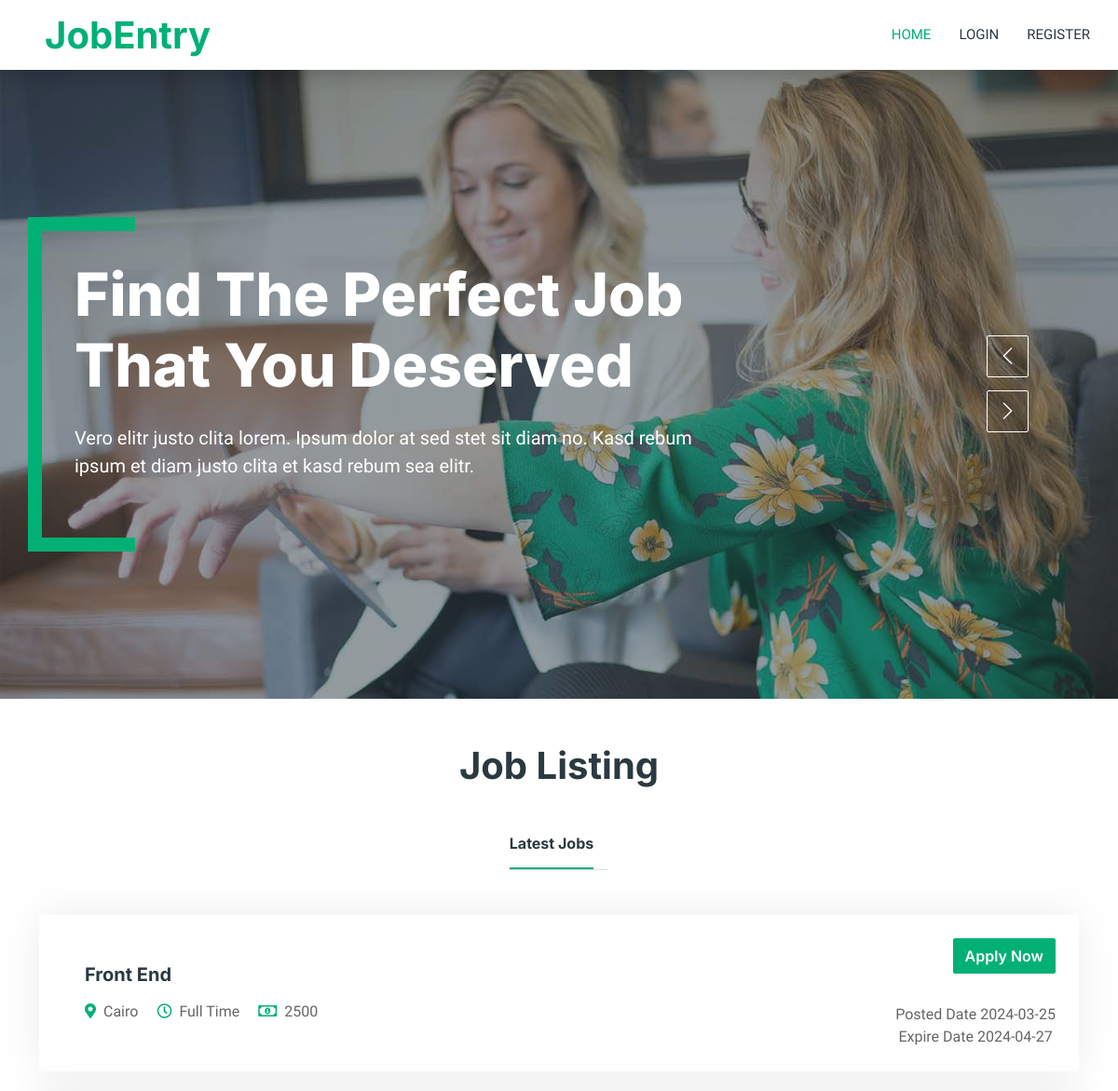
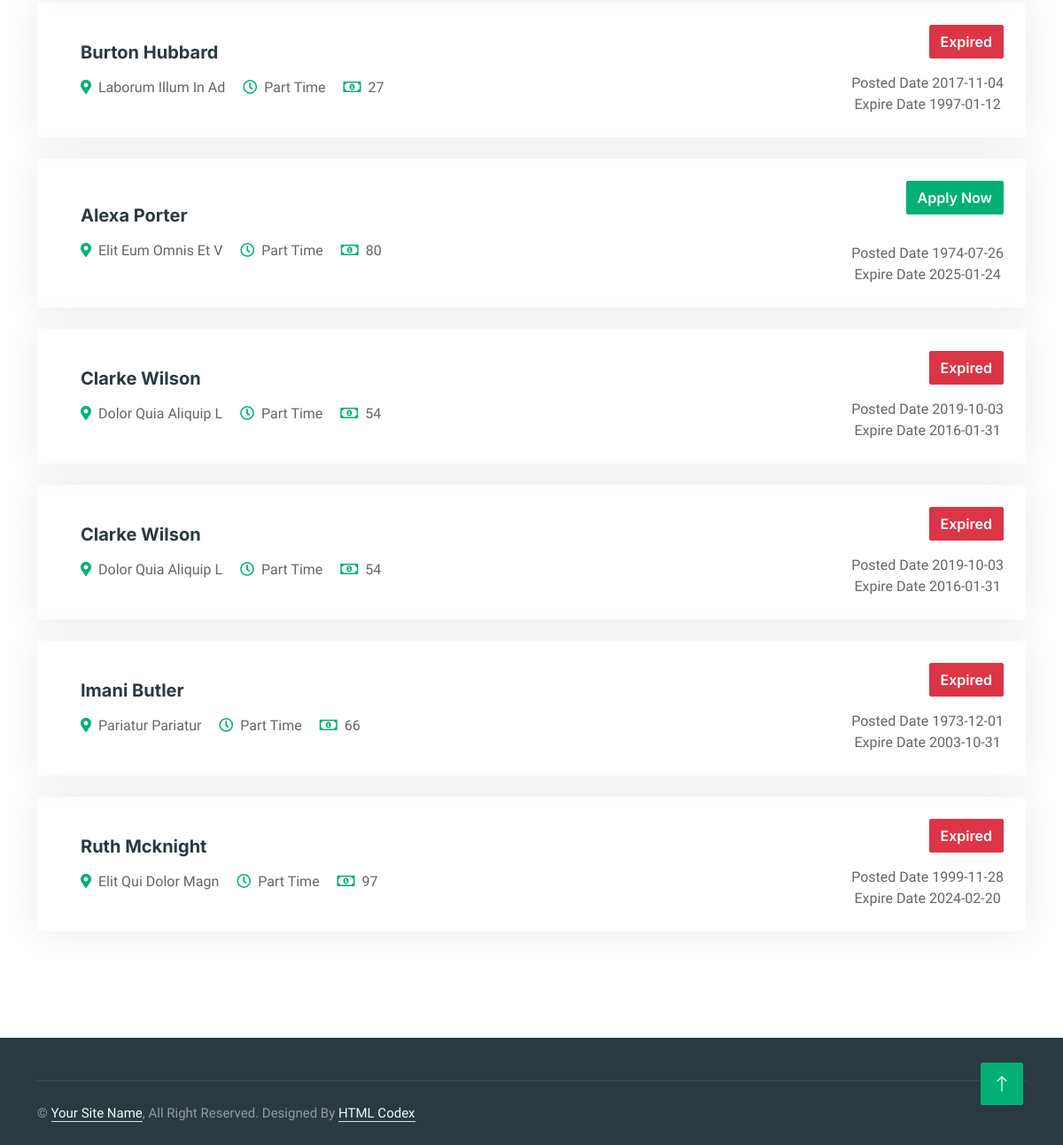
The page / on the database its author committed (2 pictures, top to bottom).
### tables this page shows
CREATE TABLE `jobs` (
  `id` int(11) NOT NULL,
  `job_title` varchar(255) NOT NULL,
  `location` varchar(255) NOT NULL,
  `start_date` date NOT NULL,
  `expire_date` date NOT NULL,
  `status` enum('active','closed') NOT NULL,
  `salary` int(11) NOT NULL,
  `type` enum('full time','part time') NOT NULL,
  `subject` varchar(255) NOT NULL,
  `comp_id` int(11) DEFAULT NULL
);

### index.php (the view, shortened to what this page needs)
<?php
require "head.php";
?>
<body>
    <div class="container-xxl bg-white p-0">
        <?php
        require "header.php";
        require "carosoul.php";
        ?>
        <div class="container-xxl py-5">
            <div class="container">
                <h1 class="text-center mb-5 wow fadeInUp" data-wow-delay="0.1s">Job Listing</h1>
                <div class="tab-class text-center wow fadeInUp" data-wow-delay="0.3s">
                    <ul class="nav nav-pills d-inline-flex justify-content-center border-bottom mb-5">
                        <li class="nav-item">
                            <a class="d-flex align-items-center text-start mx-3 ms-0 pb-3 active" data-bs-toggle="pill"
                                href="#tab-1">
                                <h6 class="mt-n1 mb-0">Latest Jobs</h6>
                            </a>
                        </li>
                    </ul>
                    <div class="tab-content">
                        <div id="tab-1" class="tab-pane fade show p-0 active">
                            <?php
                            require "connection_db.php";
                            $stmt = $pdo->prepare("SELECT * FROM jobs");
                            $stmt->execute();
                            $rows = $stmt->fetchAll(PDO::FETCH_ASSOC);
                            foreach ($rows as $row) {
                                echo '
                                <div class="job-item p-4 mb-4 text-capitalize">
                                    <div class="row g-4">
                                        <div class="col-sm-12 col-md-8 d-flex align-items-center">
                                            <div class="text-start ps-4">
                                                <h5 class="mb-3">' . $row['job_title'] . '</h5>
                                                <span class="text-truncate me-3"><i class="fa fa-map-marker-alt text-primary me-2"></i>' . $row['location'] . '</span>
                                                <span class="text-truncate me-3"><i class="far fa-clock text-primary me-2"></i>' . $row['type'] . '</span>
                                                <span class="text-truncate me-0"><i class="far fa-money-bill-alt text-primary me-2"></i>' . $row['salary'] . '</span>
                                            </div>
                                        </div>';
                                $expireTimestamp = strtotime($row['expire_date']);
                                $currentTimestamp = time();
                                if ($expireTimestamp < $currentTimestamp) {
                                    echo '<div class="col-sm-12 col-md-4 d-flex flex-column align-items-start align-items-md-end justify-content-center">
                                            <div class="d-flex mb-3">
                                                <a class="btn btn-danger" href="job-detail.php?id=' . $row['id'] . '">Expired</a>
                                            </div>';
                                } else {
                                    echo '<div class="col-sm-12 col-md-4 d-flex flex-column align-items-start align-items-md-end justify-content-center">
                                            <div class="d-flex mb-3">
                                            <div class="d-flex mb-3 ">
                                            <a class="btn btn-primary' . ($row['status'] == "closed" ? ' hidden' : '') . '" href="' . ($row['status'] == "active" ? 'job-detail.php?id=' . $row['id'] : '#') . '">Apply Now </a>'
                                            ."</div>";
                                    echo '  </div>';
                                }
                                echo 'posted date ' . $row['start_date'] . '<br> expire date ' . $row['expire_date'];
                                echo '</div>
                                    </div>
                                </div>';
                            }
                            ?>
                        </div>
                    </div>
                </div>
            </div>
        </div>
        <div class="container-fluid bg-dark text-white-50 footer pt-5 mt-5 wow fadeIn" data-wow-delay="0.1s">
            <div class="container">
                <div class="copyright">
                    <div class="row">
                        <div class="col-md-6 text-center text-md-start mb-3 mb-md-0">
                            &copy; <a class="border-bottom" href="#">Your Site Name</a>, All Right Reserved.
                            Designed By <a class="border-bottom" href="https://htmlcodex.com">HTML Codex</a>
                        </div>
                    </div>
                </div>
            </div>
        </div>
        <a href="#" class="btn btn-lg btn-primary btn-lg-square back-to-top"><i class="bi bi-arrow-up"></i></a>
    </div>
</body>
</html>

### head.php (shortened to what this page needs)
<!DOCTYPE html>
<html lang="en">
<head>
    <link href="https://cdnjs.cloudflare.com/ajax/libs/font-awesome/5.10.0/css/all.min.css" rel="stylesheet">
    <link href="https://cdn.jsdelivr.net/npm/bootstrap-icons@1.4.1/font/bootstrap-icons.css" rel="stylesheet">
    <link href="lib/animate/animate.min.css" rel="stylesheet">
    <link href="lib/owlcarousel/assets/owl.carousel.min.css" rel="stylesheet">
    <link href="css/bootstrap.min.css" rel="stylesheet">
    <link href="css/style.css" rel="stylesheet">
    <link href="css/style2.css" rel="stylesheet">
</head>

### header.php (shortened to what this page needs)
<nav class="navbar navbar-expand-lg bg-white navbar-light shadow sticky-top p-0">
        <a href="index.html" class="navbar-brand d-flex align-items-center text-center py-0 px-4 px-lg-5">
            <h1 class="m-0 text-primary">JobEntry</h1>
        </a>
        <div class="collapse navbar-collapse" id="navbarCollapse">
            <div class="navbar-nav ms-auto p-4 p-lg-0">
                <a href="index.php" class="nav-item nav-link active">Home</a>
                <?php
          if(isset($_SESSION['company_user'])){
            echo '<a href="" class="nav-item nav-link">' . $_SESSION["company_user"] . '</a>';
              echo '<a href="logout.php" class="nav-item nav-link">Logout</a>';
              echo ' <a href="contact.php" class="btn btn-primary rounded-0 py-4 px-lg-5 d-none d-lg-block">Post A Job<i class="fa fa-arrow-right ms-3"></i></a>';
          }
        else{
            echo '<a href="login.php" class="nav-item nav-link">Login</a>';
            echo '<a href="register.php" class="nav-item nav-link">REGISTER</a>';
        }
                ?>
            </div>
        </div>
    </nav>

### carosoul.php (shortened to what this page needs)
<div class="container-fluid p-0">
    <div class="owl-carousel header-carousel position-relative">
        <div class="owl-carousel-item position-relative">
            <img class="img-fluid" src="img/carousel-1.jpg" alt="">
            <div class="position-absolute top-0 start-0 w-100 h-100 d-flex align-items-center"
                style="background: rgba(43, 57, 64, .5);">
                <div class="container">
                    <div class="row justify-content-start">
                        <div class="col-10 col-lg-8">
                        <?php
                            if (@$_SESSION['company_user'] && @$_SESSION['comp_id']) {
                                echo '<h1 class="display-3 text-white animated slideInDown mb-4">You Can Announce a  new Job now </h1>';
                            } else {
                                echo '  <h1 class="display-3 text-white animated slideInDown mb-4">Find The Perfect Job That You
                                Deserved</h1>';
                            }
                            ?>
                            <p class="fs-5 fw-medium text-white mb-4 pb-2">Vero elitr justo clita lorem. Ipsum dolor at
                                sed stet sit diam no. Kasd rebum ipsum et diam justo clita et kasd rebum sea elitr.</p>
                        </div>
                    </div>
                </div>
            </div>
        </div>
    </div>
</div>

### css/style.css (style rules this page uses)
:root { --primary: #00B074; --secondary: #2B9BFF; --light: #EFFDF5; --dark: #2B3940; }
.back-to-top { position: fixed; display: none; right: 45px; bottom: 45px; z-index: 99; }
.btn { font-family: 'Inter', sans-serif; font-weight: 600; transition: .5s; }
.btn.btn-primary, .btn.btn-secondary { color: #FFFFFF; }
.btn-lg-square { width: 48px; height: 48px; }
.btn-square, .btn-sm-square, .btn-lg-square { padding: 0; display: flex; align-items: center; justify-content: center; font-weight: normal; border-radius: 2px; }
.navbar-dark .navbar-nav .nav-link, .navbar-light .navbar-nav .nav-link { margin-right: 30px; padding: 25px 0; color: #FFFFFF; font-size: 15px; text-transform: uppercase; outline: none; }
.navbar-dark .navbar-nav .nav-link:hover, .navbar-dark .navbar-nav .nav-link.active, .navbar-light .navbar-nav .nav-link:hover, .navbar-light .navbar-nav .nav-link.active { color: var(--primary); }
.navbar-light .navbar-brand, .navbar-light a.btn { height: 75px; }
.navbar-light .navbar-nav .nav-link { color: var(--dark); font-weight: 500; }
.navbar-light.sticky-top { top: -100px; transition: .5s; }
.header-carousel .container, .page-header .container { position: relative; padding: 45px 0 45px 35px; border-left: 15px solid var(--primary); }
.header-carousel .container::before, .header-carousel .container::after, .page-header .container::before, .page-header .container::after { position: absolute; content: ""; top: 0; left: 0; width: 100px; height: 15px; background: var(--primary); }
.header-carousel .container::after, .page-header .container::after { top: 100%; margin-top: -15px; }
.nav-pills .nav-item .active { border-bottom: 2px solid var(--primary); }
.job-item { border: 1px solid transparent; border-radius: 2px; box-shadow: 0 0 45px rgba(0, 0, 0, .08); transition: .5s; }
.footer .copyright { padding: 25px 0; font-size: 15px; border-top: 1px solid rgba(256, 256, 256, .1); }
.footer .copyright a { color: var(--light); }

### css/style2.css (style rules this page uses)
.active { height: fit-content !important; }

### rows shown on the page
jobs: job_title "Front End", location "Cairo", type "Full Time", salary "2500", start_date "2024-03-25", expire_date "2024-04-27"
jobs: job_title "Burton Hubbard", location "Laborum Illum In Ad", type "Part Time", salary "27", start_date "2017-11-04", expire_date "1997-01-12"
jobs: job_title "Alexa Porter", location "Elit Eum Omnis Et V", type "Part Time", salary "80", start_date "1974-07-26", expire_date "2025-01-24"
jobs: job_title "Clarke Wilson", location "Dolor Quia Aliquip L", type "Part Time", salary "54", start_date "2019-10-03", expire_date "2016-01-31"
jobs: job_title "Clarke Wilson", location "Dolor Quia Aliquip L", type "Part Time", salary "54", start_date "2019-10-03", expire_date "2016-01-31"
jobs: job_title "Imani Butler", location "Pariatur Pariatur", type "Part Time", salary "66", start_date "1973-12-01", expire_date "2003-10-31"
jobs: job_title "Ruth Mcknight", location "Elit Qui Dolor Magn", type "Part Time", salary "97", start_date "1999-11-28", expire_date "2024-02-20"
